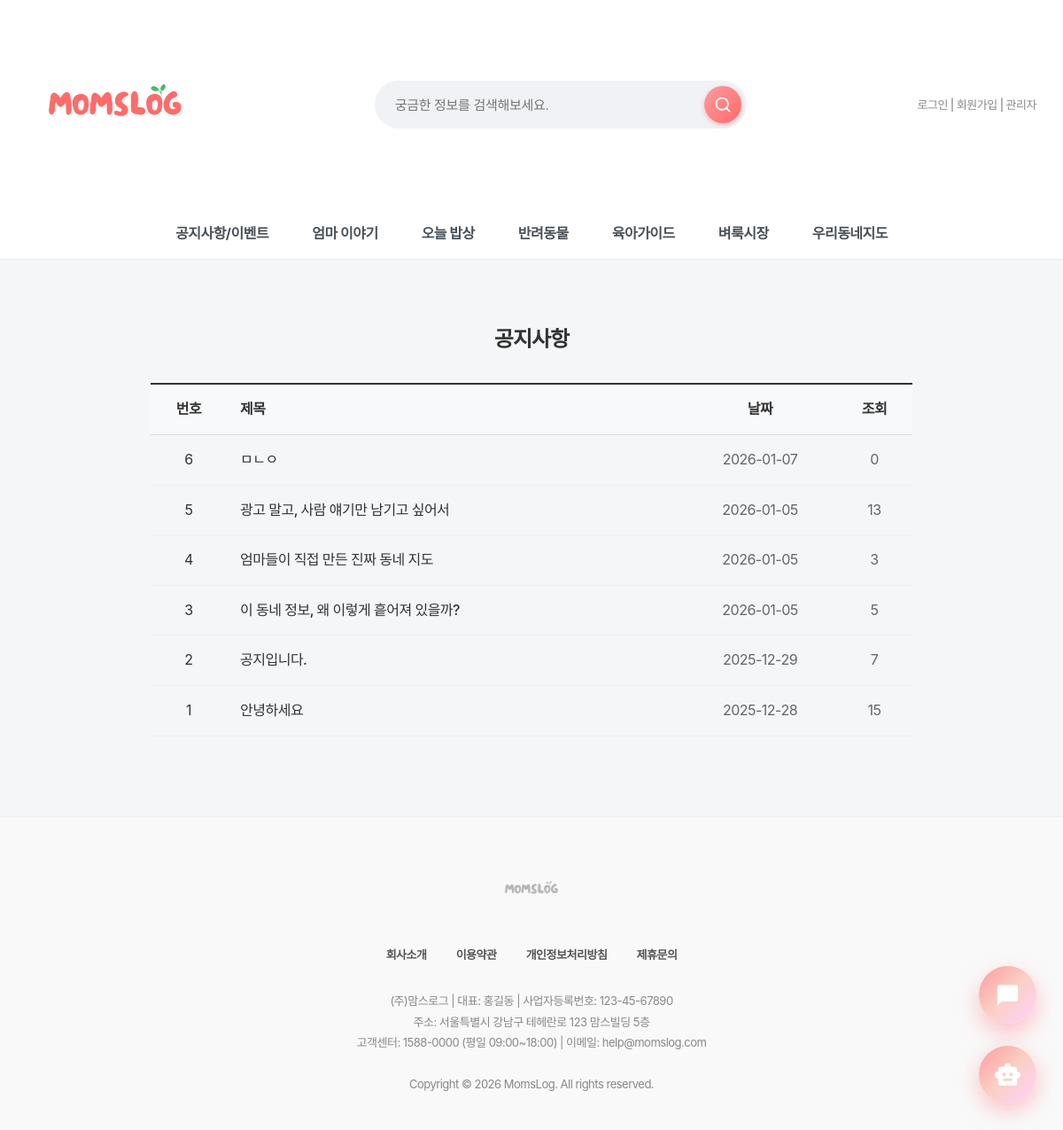
/board/notice/, run on the app's committed database.
### board/models.py (models this page shows, shortened)
class Notice(models.Model):
    title = models.CharField("제목", max_length=100)
    content = models.TextField("내용")
    created_at = models.DateTimeField("작성일", auto_now_add=True)
    view_count = models.IntegerField("조회수", default=0)
    class Meta:
        verbose_name = '공지사항'
        verbose_name_plural = '공지사항'

### board/views.py (the view)
# urls.py: path('notice/', views.notice_list, name='notice_list'),
def notice_list(request):
    notices = Notice.objects.all().order_by('-created_at') # 최신글 순서
    return render(request, 'board/notice_list.html', {'notices': notices})

### quests/context_processors.py (called while the page is built, shortened)
def today_quest(request):
    if not request.user.is_authenticated:
        return {
            "today_quest": None,
            "grade_progress": None,
        }

### board/templates/board/notice_list.html (shortened to what this page needs)
{% extends 'base.html' %}
{% block content %}
<div class="notice-container">
    <h2 style="text-align: center; margin-bottom: 30px; font-weight: 800;">
    <a href="{% url 'board:notice_list' %}" style="text-decoration: none; color: #333;">
        공지사항
    </a>
    </h2>
    <table class="notice-table">
        <thead>
            <tr>
                <th style="width: 10%;">번호</th>
                <th style="text-align: left;">제목</th>
                <th style="width: 20%;">날짜</th>
                <th style="width: 10%;">조회</th>
            </tr>
        </thead>
        <tbody>
            {% for notice in notices %}
            <tr>
                <td style="text-align: center;">{{ forloop.revcounter }}</td>
                <td>
                    <a href="{% url 'board:notice_detail' notice.pk %}" style="text-decoration: none; color: #333; font-weight: 500;">
                        {{ notice.title }}
                    </a>
                </td>
                <td style="text-align: center; color: #666;" data-label="날짜">{{ notice.created_at|date:"Y-m-d" }}</td>
                <td style="text-align: center; color: #666;" data-label="조회">{{ notice.view_count }}</td>
            </tr>
            {% empty %}
            <tr><td colspan="4" style="text-align:center; padding:30px;">등록된 공지사항이 없습니다.</td></tr>
            {% endfor %}
        </tbody>
    </table>
</div>
{% endblock %}

### static/css/style.css (style rules this page uses)
body { font-family: "Pretendard Variable", "Pretendard", -apple-system, BlinkMacSystemFont, system-ui, Roboto, "Helvetica Neue", "Segoe UI", "Apple SD Gothic Neo", "Noto Sans KR", "Malgun Gothic", "Apple Color Emoji", "Segoe UI Emoji", "Segoe UI Symbol", sans-serif; margin: 0; padding: 0; background-color: #f4f6f8; color: #333; line-height: 1.6; letter-spacing: -0.5px; -webkit-font-smoothing: antialiased; -moz-osx-font-smoothing: grayscale; }
h1, h2, h3, h4, h5, h6 { font-weight: 700; letter-spacing: -1px; margin-top: 0; }
a { text-decoration: none; color: inherit; transition: all 0.3s ease; }

### static/css/mobile.css (style rules this page uses)
* { box-sizing: border-box; }

### static/css/darkmode.css (style rules this page uses)
body, header, .main-nav, .card, input, textarea, select, button, table { transition: background-color 0.3s ease, color 0.3s ease, border-color 0.3s ease; }

### static/css/premium-finish.css (style rules this page uses)
* { --transition-fast: 0.2s; --transition-normal: 0.3s; --transition-slow: 0.5s; --ease-spring: cubic-bezier(0.23, 1, 0.320, 1); --ease-smooth: cubic-bezier(0.25, 0.46, 0.45, 0.94); }

### static/css/chatbot.css (style rules this page uses)
:root { --primary-gradient: linear-gradient(135deg, #FF9A9E 0%, #FAD0C4 50%, #FFD1FF 100%); --glass-bg: rgba(255, 255, 255, 0.85); --glass-border: 1px solid rgba(255, 255, 255, 0.5); --shadow-xl: 0 20px 40px rgba(0, 0, 0, 0.1), 0 10px 20px rgba(0, 0, 0, 0.05); --text-dark: #2d3436; }
body { font-family: 'Pretendard', sans-serif; }

### main/templates/base.html (style rules this page uses)
* { font-family: "Pretendard", -apple-system, BlinkMacSystemFont, system-ui, Roboto, "Helvetica Neue", "Segoe UI", "Apple SD Gothic Neo", "Noto Sans KR", "Malgun Gothic", "Apple Color Emoji", "Segoe UI Emoji", "Segoe UI Symbol", sans-serif; }

### board/templates/board/notice_list.html (style rules this page uses)
* { box-sizing: border-box; }
.notice-container { max-width: 900px; margin: 50px auto; padding: 20px; width: 100%; }
.notice-table { width: 100%; border-collapse: collapse; border-top: 2px solid #333; }
.notice-table thead tr { background: #f8f9fa; border-bottom: 1px solid #ddd; }
.notice-table th { padding: 15px; }
.notice-table tbody tr { border-bottom: 1px solid #eee; }
.notice-table td { padding: 15px; }

### data on the page
Notice: title "ㅁㄴㅇ", created_at "2026-01-07", view_count "0"
Notice: title "광고 말고, 사람 얘기만 남기고 싶어서", created_at "2026-01-05", view_count "13"
Notice: title "엄마들이 직접 만든 진짜 동네 지도", created_at "2026-01-05", view_count "3"
Notice: title "이 동네 정보, 왜 이렇게 흩어져 있을까?", created_at "2026-01-05", view_count "5"
Notice: title "공지입니다.", created_at "2025-12-29", view_count "7"
Notice: title "안녕하세요", created_at "2025-12-28", view_count "15"
